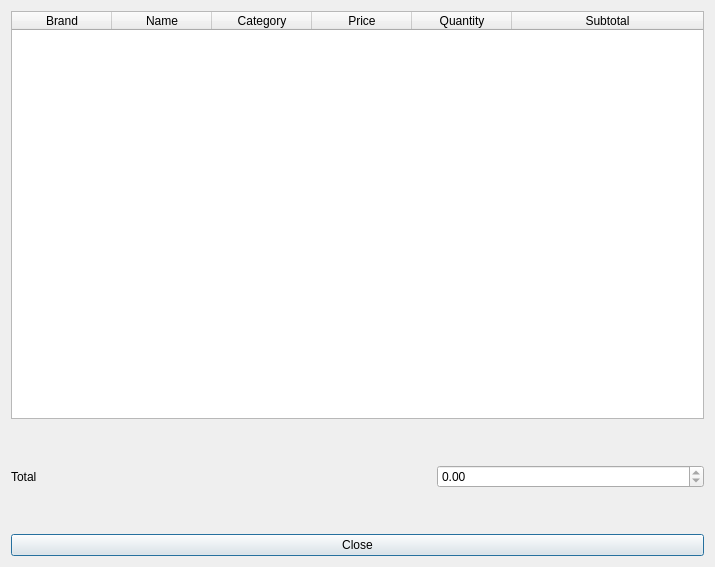
<?xml version="1.0" encoding="UTF-8"?>
<ui version="4.0">
 <class>PurchaseReceiptDialog</class>
 <widget class="QDialog" name="PurchaseReceiptDialog">
  <property name="geometry">
   <rect>
    <x>0</x>
    <y>0</y>
    <width>715</width>
    <height>567</height>
   </rect>
  </property>
  <property name="windowTitle">
   <string>Purchase Receipt</string>
  </property>
  <layout class="QVBoxLayout" name="verticalLayout">
   <item>
    <widget class="QTableWidget" name="purchaseReceiptTable">
     <property name="editTriggers">
      <set>QAbstractItemView::NoEditTriggers</set>
     </property>
     <attribute name="horizontalHeaderStretchLastSection">
      <bool>true</bool>
     </attribute>
     <column>
      <property name="text">
       <string>Brand</string>
      </property>
     </column>
     <column>
      <property name="text">
       <string>Name</string>
      </property>
     </column>
     <column>
      <property name="text">
       <string>Category</string>
      </property>
     </column>
     <column>
      <property name="text">
       <string>Price</string>
      </property>
     </column>
     <column>
      <property name="text">
       <string>Quantity</string>
      </property>
     </column>
     <column>
      <property name="text">
       <string>Subtotal</string>
      </property>
     </column>
    </widget>
   </item>
   <item>
    <spacer name="verticalSpacer_2">
     <property name="orientation">
      <enum>Qt::Vertical</enum>
     </property>
     <property name="sizeType">
      <enum>QSizePolicy::Fixed</enum>
     </property>
     <property name="sizeHint" stdset="0">
      <size>
       <width>20</width>
       <height>40</height>
      </size>
     </property>
    </spacer>
   </item>
   <item>
    <layout class="QFormLayout" name="formLayout_2">
     <property name="horizontalSpacing">
      <number>400</number>
     </property>
     <item row="0" column="0">
      <widget class="QLabel" name="label_2">
       <property name="text">
        <string>Total</string>
       </property>
      </widget>
     </item>
     <item row="0" column="1">
      <widget class="QDoubleSpinBox" name="total">
       <property name="readOnly">
        <bool>true</bool>
       </property>
       <property name="maximum">
        <double>99999.990000000005239</double>
       </property>
      </widget>
     </item>
    </layout>
   </item>
   <item>
    <spacer name="verticalSpacer">
     <property name="orientation">
      <enum>Qt::Vertical</enum>
     </property>
     <property name="sizeType">
      <enum>QSizePolicy::Fixed</enum>
     </property>
     <property name="sizeHint" stdset="0">
      <size>
       <width>20</width>
       <height>40</height>
      </size>
     </property>
    </spacer>
   </item>
   <item>
    <widget class="QPushButton" name="close">
     <property name="text">
      <string>Close</string>
     </property>
    </widget>
   </item>
  </layout>
 </widget>
 <resources/>
 <connections/>
</ui>
